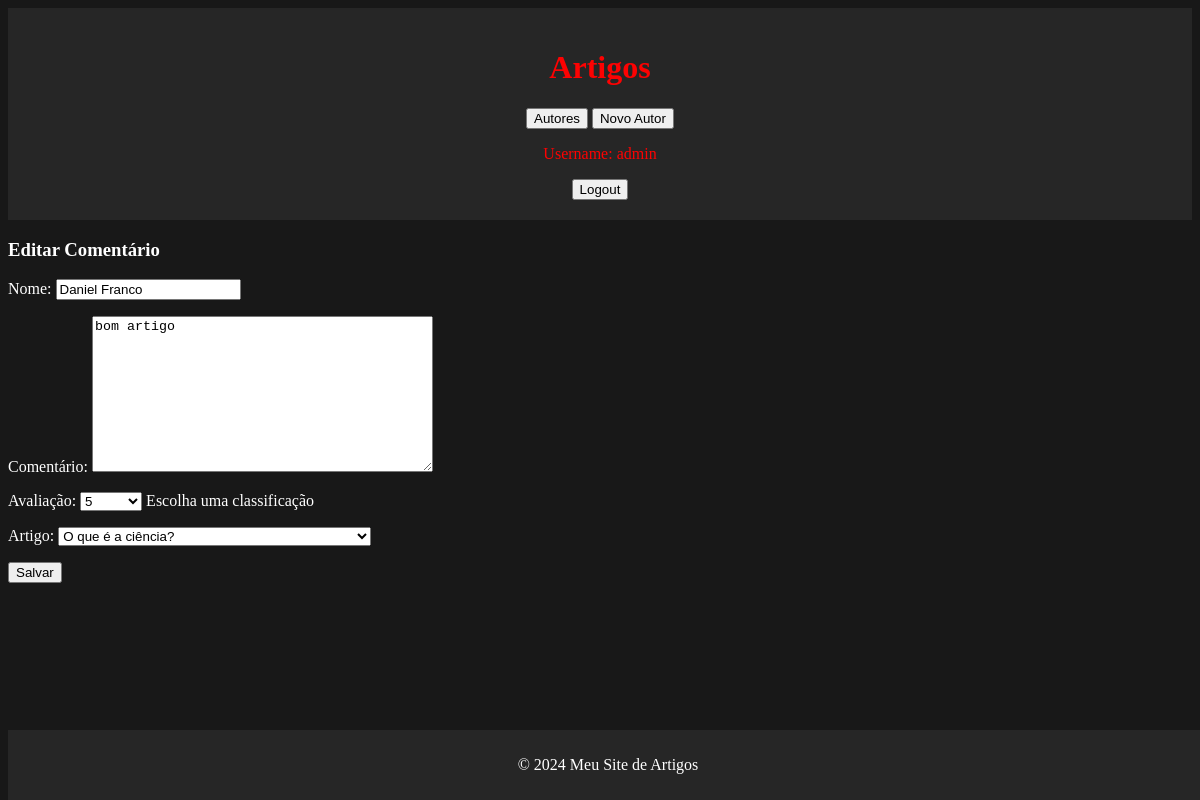
The page /artigos/comentario/1/editar/ (signed in) on the database its author committed.
### artigos/models.py (models this page shows, shortened)
class Comentario(models.Model):
    autor = models.CharField(max_length=100)
    texto = models.TextField()
    MUITO_MAU = '1'
    MAU = '2'
    INDIFERENTE = '3'
    BOM = '4'
    MUITO_BOM = '5'
    RATINGS_CHOICES = [
        (MUITO_MAU, '1'),
        (MAU, '2'),
        (INDIFERENTE, '3'),
        (BOM, '4'),
        (MUITO_BOM, '5'),
    ]
    rating = models.CharField(max_length=10, choices=RATINGS_CHOICES, default=MUITO_MAU, blank=True, null=True)
    post = models.ForeignKey(Artigo, on_delete=models.CASCADE, related_name='comentarios')

### artigos/views.py (the view)
# urls.py: path('comentario/<int:comentario_id>/editar/', views.editar_comentario_view, name='editar_comentario'),
@login_required
def editar_comentario_view(request, comentario_id):
    comentario = Comentario.objects.get(id=comentario_id)
    form = ComentarioForm(request.POST or None, instance=comentario)
    if form.is_valid():
        form.save()
        return redirect('artigos:lista_autores')
    return render(request, 'artigos/editar_comentario.html', {'form': form})

### artigos/forms.py
class ComentarioForm(forms.ModelForm):
    class Meta:
        model = Comentario
        fields = '__all__'
        labels = {
            'autor': 'Nome',
            'texto': 'Comentário',
            'rating': 'Avaliação',
            'post': 'Artigo',
        }
        help_texts = {
            'rating': 'Escolha uma classificação',
        }
        widgets = {
            'autor': forms.TextInput(attrs={
                'placeholder': 'Seu Nome',
            }),
            'texto': forms.Textarea(attrs={
                'placeholder': 'Seu Comentário',
            }),
        }

### artigos/models.py (called while the page is built)
    def __str__(self):
        return f'{self.title}'

### artigos/templates/artigos/editar_comentario.html (shortened to what this page needs)
{% extends 'artigos/layout.html' %}
{% block content %}
<h3>Editar Comentário</h3>
<form action="{% url 'artigos:editar_comentario' comentario.id %}" method="post">
  {{ form.as_p }}
  <input type="submit" value="Salvar">
</form>
{% endblock %}

### artigos/templates/artigos/layout.html (shortened to what this page needs)
<!DOCTYPE html>
<html lang="en">
<head>
</head>
<body>
    <header>
        <h1>Artigos</h1>
<a href="{% url 'artigos:lista_autores' %}"><button>Autores</button></a>
{% if request.user.is_authenticated %}
    <a href="{% url 'artigos:novo_autor' %}"><button>Novo Autor</button></a>
    <p>Username: {{ request.user.username }}</p>
    <a href="{% url 'artigos:logout' %}"><button>Logout</button></a>
{% else %}
    <a href="{% url 'artigos:login' %}"><button>Login</button></a>
{% endif %}
    </header>
    <main>
        {% block content %}{% endblock %}
    </main>
    <footer>
        <p>&copy; 2024 Meu Site de Artigos</p>
    </footer>
</body>
</html>

### artigos/templates/artigos/layout.html (style rules this page uses)
body { background-color: #181818; color: white; }
header { background-color: #262626; color: #fd0202; text-align: center; padding: 20px 0; }
a { color: #4385df; text-decoration: none; }
footer { background-color: #262626; color: white; text-align: center; padding: 10px 0; position: absolute; bottom: 0; width: 100%; }

### rows shown on the page
Comentario: autor "Daniel Franco", texto "bom artigo", rating "5", post "O que é a ciência?"

### other values the page prints
{{ request.user.username }} "admin"
